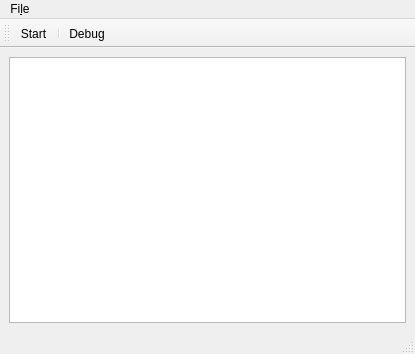
<?xml version="1.0" encoding="UTF-8"?>
<ui version="4.0">
 <class>MainWindow</class>
 <widget class="QMainWindow" name="MainWindow">
  <property name="geometry">
   <rect>
    <x>0</x>
    <y>0</y>
    <width>415</width>
    <height>354</height>
   </rect>
  </property>
  <property name="windowTitle">
   <string>Scan My LAN</string>
  </property>
  <widget class="QWidget" name="centralwidget">
   <layout class="QGridLayout" name="gridLayout">
    <item row="0" column="0">
     <widget class="QTableView" name="table_view"/>
    </item>
   </layout>
  </widget>
  <widget class="QMenuBar" name="menubar">
   <property name="geometry">
    <rect>
     <x>0</x>
     <y>0</y>
     <width>415</width>
     <height>30</height>
    </rect>
   </property>
   <widget class="QMenu" name="menuFile">
    <property name="title">
     <string>Fi&amp;le</string>
    </property>
    <addaction name="actionSave"/>
   </widget>
   <addaction name="menuFile"/>
  </widget>
  <widget class="QStatusBar" name="statusbar"/>
  <widget class="QToolBar" name="toolBar">
   <property name="windowTitle">
    <string>toolBar</string>
   </property>
   <attribute name="toolBarArea">
    <enum>TopToolBarArea</enum>
   </attribute>
   <attribute name="toolBarBreak">
    <bool>false</bool>
   </attribute>
   <addaction name="action_start"/>
   <addaction name="separator"/>
   <addaction name="action_debug"/>
  </widget>
  <action name="action_start">
   <property name="text">
    <string>Start</string>
   </property>
   <property name="toolTip">
    <string>Start</string>
   </property>
  </action>
  <action name="action_debug">
   <property name="text">
    <string>Debug</string>
   </property>
   <property name="toolTip">
    <string>Various debugging stuff</string>
   </property>
  </action>
  <action name="actionSave">
   <property name="text">
    <string>Save</string>
   </property>
  </action>
 </widget>
 <resources/>
 <connections/>
</ui>
